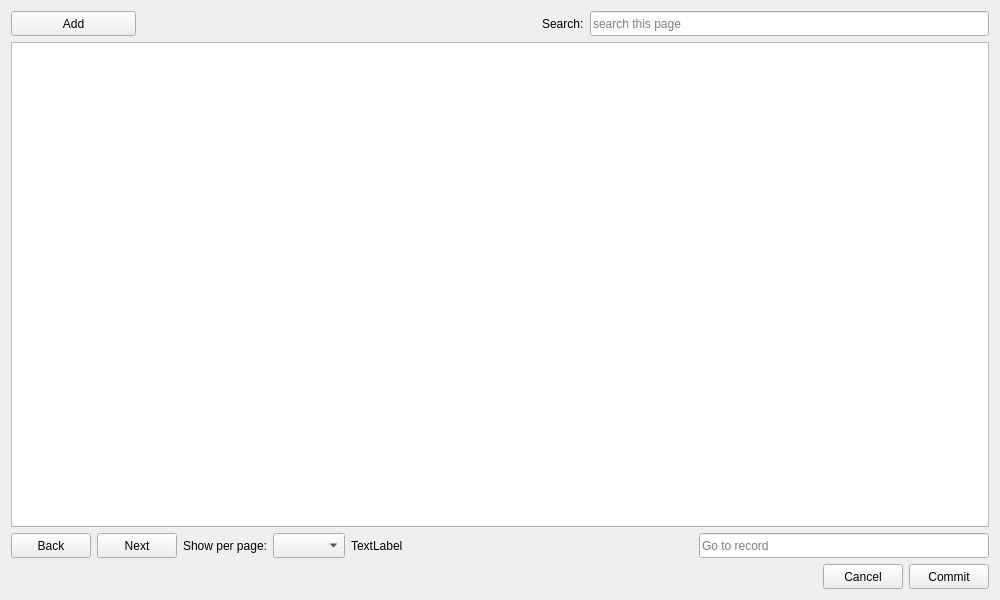
<?xml version="1.0" encoding="UTF-8"?>
<ui version="4.0">
 <class>Dialog</class>
 <widget class="QDialog" name="Dialog">
  <property name="geometry">
   <rect>
    <x>0</x>
    <y>0</y>
    <width>1000</width>
    <height>600</height>
   </rect>
  </property>
  <property name="sizePolicy">
   <sizepolicy hsizetype="Ignored" vsizetype="Ignored">
    <horstretch>0</horstretch>
    <verstretch>0</verstretch>
   </sizepolicy>
  </property>
  <property name="windowTitle">
   <string>Edit</string>
  </property>
  <layout class="QVBoxLayout" name="verticalLayout">
   <item>
    <layout class="QHBoxLayout" name="horizontalLayout_2">
     <item>
      <widget class="QPushButton" name="add_pushButton">
       <property name="minimumSize">
        <size>
         <width>125</width>
         <height>25</height>
        </size>
       </property>
       <property name="maximumSize">
        <size>
         <width>16777215</width>
         <height>25</height>
        </size>
       </property>
       <property name="text">
        <string>Add</string>
       </property>
       <property name="autoDefault">
        <bool>false</bool>
       </property>
      </widget>
     </item>
     <item>
      <spacer name="horizontalSpacer_2">
       <property name="orientation">
        <enum>Qt::Horizontal</enum>
       </property>
       <property name="sizeHint" stdset="0">
        <size>
         <width>40</width>
         <height>20</height>
        </size>
       </property>
      </spacer>
     </item>
     <item>
      <widget class="QLabel" name="label_2">
       <property name="text">
        <string>Search:</string>
       </property>
      </widget>
     </item>
     <item>
      <widget class="QLineEdit" name="search_lineEdit">
       <property name="minimumSize">
        <size>
         <width>0</width>
         <height>25</height>
        </size>
       </property>
       <property name="maximumSize">
        <size>
         <width>16777215</width>
         <height>25</height>
        </size>
       </property>
       <property name="placeholderText">
        <string>search this page</string>
       </property>
      </widget>
     </item>
    </layout>
   </item>
   <item>
    <widget class="QTableView" name="edit_tableView">
     <property name="editTriggers">
      <set>QAbstractItemView::AnyKeyPressed|QAbstractItemView::DoubleClicked|QAbstractItemView::EditKeyPressed</set>
     </property>
    </widget>
   </item>
   <item>
    <layout class="QHBoxLayout" name="horizontalLayout_5">
     <item>
      <widget class="QPushButton" name="prev_button">
       <property name="minimumSize">
        <size>
         <width>0</width>
         <height>25</height>
        </size>
       </property>
       <property name="maximumSize">
        <size>
         <width>16777215</width>
         <height>25</height>
        </size>
       </property>
       <property name="text">
        <string>Back</string>
       </property>
       <property name="autoDefault">
        <bool>false</bool>
       </property>
      </widget>
     </item>
     <item>
      <widget class="QPushButton" name="next_button">
       <property name="minimumSize">
        <size>
         <width>0</width>
         <height>25</height>
        </size>
       </property>
       <property name="maximumSize">
        <size>
         <width>16777215</width>
         <height>25</height>
        </size>
       </property>
       <property name="text">
        <string>Next</string>
       </property>
       <property name="autoDefault">
        <bool>false</bool>
       </property>
      </widget>
     </item>
     <item>
      <widget class="QLabel" name="label">
       <property name="minimumSize">
        <size>
         <width>0</width>
         <height>25</height>
        </size>
       </property>
       <property name="maximumSize">
        <size>
         <width>16777215</width>
         <height>25</height>
        </size>
       </property>
       <property name="text">
        <string>Show per page:</string>
       </property>
      </widget>
     </item>
     <item>
      <widget class="QComboBox" name="show_per_page_comboBox">
       <property name="minimumSize">
        <size>
         <width>0</width>
         <height>25</height>
        </size>
       </property>
       <property name="maximumSize">
        <size>
         <width>16777215</width>
         <height>25</height>
        </size>
       </property>
      </widget>
     </item>
     <item>
      <widget class="QLabel" name="page_info_label">
       <property name="minimumSize">
        <size>
         <width>0</width>
         <height>25</height>
        </size>
       </property>
       <property name="maximumSize">
        <size>
         <width>16777215</width>
         <height>25</height>
        </size>
       </property>
       <property name="text">
        <string>TextLabel</string>
       </property>
      </widget>
     </item>
     <item>
      <spacer name="horizontalSpacer_3">
       <property name="orientation">
        <enum>Qt::Horizontal</enum>
       </property>
       <property name="sizeHint" stdset="0">
        <size>
         <width>40</width>
         <height>20</height>
        </size>
       </property>
      </spacer>
     </item>
     <item>
      <widget class="QLineEdit" name="goto_line_edit">
       <property name="sizePolicy">
        <sizepolicy hsizetype="Expanding" vsizetype="Fixed">
         <horstretch>0</horstretch>
         <verstretch>0</verstretch>
        </sizepolicy>
       </property>
       <property name="minimumSize">
        <size>
         <width>0</width>
         <height>25</height>
        </size>
       </property>
       <property name="maximumSize">
        <size>
         <width>16777215</width>
         <height>25</height>
        </size>
       </property>
       <property name="placeholderText">
        <string>Go to record</string>
       </property>
      </widget>
     </item>
    </layout>
   </item>
   <item>
    <layout class="QHBoxLayout" name="horizontalLayout">
     <item>
      <spacer name="horizontalSpacer">
       <property name="orientation">
        <enum>Qt::Horizontal</enum>
       </property>
       <property name="sizeHint" stdset="0">
        <size>
         <width>40</width>
         <height>20</height>
        </size>
       </property>
      </spacer>
     </item>
     <item>
      <widget class="QPushButton" name="cancel_pushButton">
       <property name="minimumSize">
        <size>
         <width>0</width>
         <height>25</height>
        </size>
       </property>
       <property name="maximumSize">
        <size>
         <width>16777215</width>
         <height>25</height>
        </size>
       </property>
       <property name="text">
        <string>Cancel</string>
       </property>
       <property name="autoDefault">
        <bool>false</bool>
       </property>
      </widget>
     </item>
     <item>
      <widget class="QPushButton" name="commit_pushButton">
       <property name="minimumSize">
        <size>
         <width>0</width>
         <height>25</height>
        </size>
       </property>
       <property name="maximumSize">
        <size>
         <width>16777215</width>
         <height>25</height>
        </size>
       </property>
       <property name="text">
        <string>Commit</string>
       </property>
       <property name="autoDefault">
        <bool>false</bool>
       </property>
      </widget>
     </item>
    </layout>
   </item>
  </layout>
 </widget>
 <resources/>
 <connections/>
</ui>
